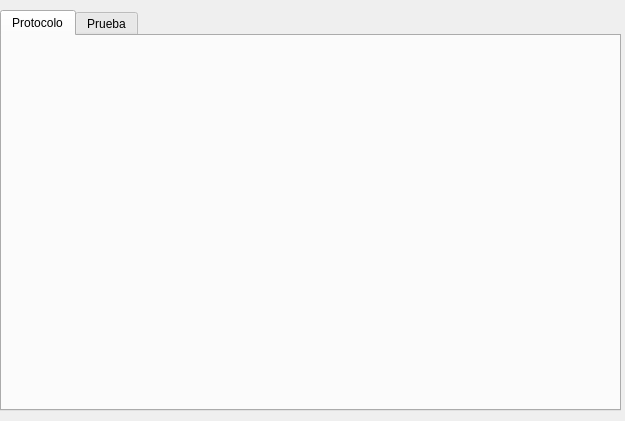
<?xml version="1.0" encoding="UTF-8"?>
<ui version="4.0">
 <class>PanelAdministrativo</class>
 <widget class="QWidget" name="PanelAdministrativo">
  <property name="geometry">
   <rect>
    <x>0</x>
    <y>0</y>
    <width>625</width>
    <height>421</height>
   </rect>
  </property>
  <property name="windowTitle">
   <string>Form</string>
  </property>
  <widget class="QTabWidget" name="tabWidget">
   <property name="geometry">
    <rect>
     <x>0</x>
     <y>10</y>
     <width>621</width>
     <height>401</height>
    </rect>
   </property>
   <property name="toolTip">
    <string/>
   </property>
   <property name="whatsThis">
    <string/>
   </property>
   <property name="styleSheet">
    <string notr="true"/>
   </property>
   <property name="currentIndex">
    <number>0</number>
   </property>
   <widget class="QWidget" name="tab">
    <attribute name="title">
     <string>Protocolo</string>
    </attribute>
   </widget>
   <widget class="QWidget" name="tab_2">
    <attribute name="title">
     <string>Prueba</string>
    </attribute>
    <widget class="QGroupBox" name="groupBox">
     <property name="geometry">
      <rect>
       <x>10</x>
       <y>10</y>
       <width>171</width>
       <height>91</height>
      </rect>
     </property>
     <property name="title">
      <string>Condiciones Del Cielo</string>
     </property>
     <widget class="QCheckBox" name="NormalesCheckBox">
      <property name="geometry">
       <rect>
        <x>10</x>
        <y>20</y>
        <width>97</width>
        <height>22</height>
       </rect>
      </property>
      <property name="text">
       <string>Normales</string>
      </property>
     </widget>
     <widget class="QCheckBox" name="muchoVientoCheckBox">
      <property name="geometry">
       <rect>
        <x>10</x>
        <y>40</y>
        <width>121</width>
        <height>22</height>
       </rect>
      </property>
      <property name="text">
       <string>Mucho Viento</string>
      </property>
     </widget>
     <widget class="QCheckBox" name="nubladoCheckBox">
      <property name="geometry">
       <rect>
        <x>10</x>
        <y>60</y>
        <width>97</width>
        <height>22</height>
       </rect>
      </property>
      <property name="text">
       <string>Nublado</string>
      </property>
     </widget>
    </widget>
    <widget class="QGroupBox" name="groupBox_2">
     <property name="geometry">
      <rect>
       <x>10</x>
       <y>100</y>
       <width>281</width>
       <height>121</height>
      </rect>
     </property>
     <property name="title">
      <string>Telescopio</string>
     </property>
     <widget class="QCheckBox" name="checkBox">
      <property name="geometry">
       <rect>
        <x>10</x>
        <y>20</y>
        <width>211</width>
        <height>22</height>
       </rect>
      </property>
      <property name="text">
       <string>Mala posicion de los dedos</string>
      </property>
     </widget>
     <widget class="QCheckBox" name="checkBox_2">
      <property name="geometry">
       <rect>
        <x>10</x>
        <y>40</y>
        <width>97</width>
        <height>22</height>
       </rect>
      </property>
      <property name="text">
       <string>Mal Foco</string>
      </property>
     </widget>
     <widget class="QCheckBox" name="checkBox_3">
      <property name="geometry">
       <rect>
        <x>10</x>
        <y>60</y>
        <width>171</width>
        <height>22</height>
       </rect>
      </property>
      <property name="text">
       <string>Obturador sin abrir</string>
      </property>
     </widget>
     <widget class="QCheckBox" name="checkBox_4">
      <property name="geometry">
       <rect>
        <x>10</x>
        <y>80</y>
        <width>281</width>
        <height>22</height>
       </rect>
      </property>
      <property name="text">
       <string>Imagenes defectuosas con el prisma</string>
      </property>
     </widget>
    </widget>
    <widget class="QDialogButtonBox" name="buttonBox">
     <property name="geometry">
      <rect>
       <x>200</x>
       <y>250</y>
       <width>176</width>
       <height>27</height>
      </rect>
     </property>
     <property name="standardButtons">
      <set>QDialogButtonBox::Cancel|QDialogButtonBox::Ok</set>
     </property>
    </widget>
   </widget>
  </widget>
 </widget>
 <resources/>
 <connections/>
</ui>
